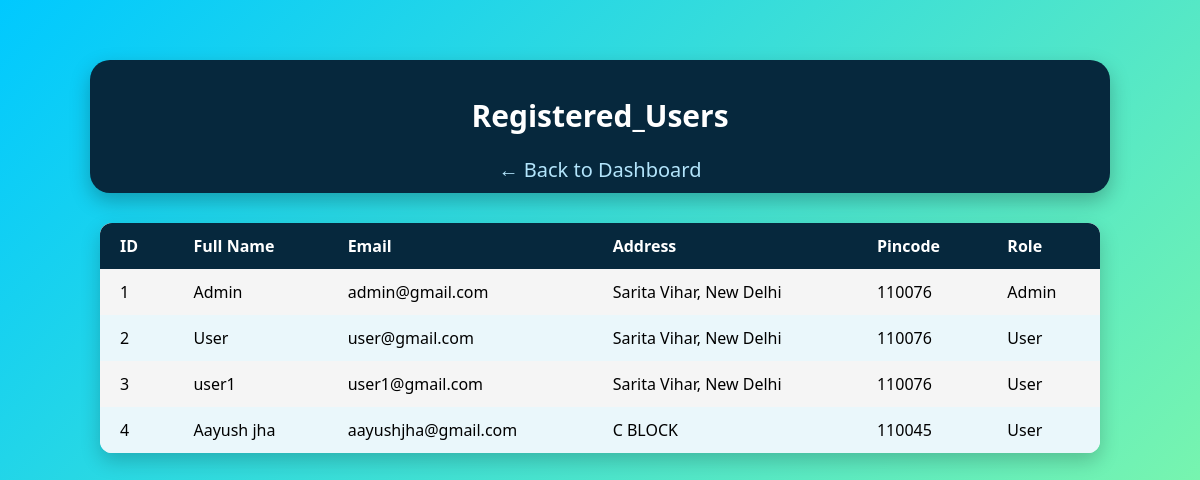
Screenshot of /users with the database file from the repository.
### Models.py (models this page shows)
class user_info(db.Model):
    __tablename__ = 'user_info'
    id = db.Column(db.Integer, primary_key=True)
    email=db.Column(db.String,nullable=False)
    fullname=db.Column(db.String,nullable=False)
    password=db.Column(db.String,nullable=False)
    Address=db.Column(db.String,nullable=False)
    Pincode=db.Column(db.String(6),nullable=False)
    role = db.Column(db.Integer, nullable=False, default=1)
    reservations = db.relationship('reservation', back_populates='user')

### app.py (the view)
@app.route('/users', methods=['GET', 'POST'])
def users():
    all_users = user_info.query.all()
    return render_template('users.html', users=all_users)

### templates/users.html (shortened to what this page needs)
<!DOCTYPE html>
<html lang="en">
<head>
    <link rel="stylesheet" href="/static/css/users.css"/>
</head>
<body>
    <div class="container">
        <div class="nav">
            <h2>Registered_Users</h2>
            <a href="{{ url_for('admin_dashboard') }}">← Back to Dashboard</a>
        </div>
        <table>
        <tr>
            <th>ID</th>
            <th>Full Name</th>
            <th>Email</th>
            <th>Address</th>
            <th>Pincode</th>
            <th>Role</th>
        </tr>
        {% for user in users %}
        <tr>
            <td>{{ user.id }}</td>
            <td>{{ user.fullname }}</td>
            <td>{{ user.email }}</td>
            <td>{{ user.Address }}</td>
            <td>{{ user.Pincode }}</td>
            <td>{{ 'Admin' if user.role == 0 else 'User' }}</td>
        </tr>
        {% endfor %}
        </table>
    </div>
</body>
</html>

### static/css/users.css (style rules this page uses)
body { font-family: 'Segoe UI', sans-serif; background: linear-gradient(135deg, #00c9ff, #92fe9d); margin: 0; padding: 30px; display: flex; justify-content: center; align-items: flex-start; min-height: 100vh; color: #fff; }
.nav { background-color: #06283D; padding: 10px; border-radius: 20px; font-size: 20px; text-align: center; box-shadow: 0 8px 20px rgba(0, 0, 0, 0.25); margin: 30px; width: 95%; max-width: 1000px; }
.container { display: flex; flex-direction: column; align-items: center; width: 100%; }
a { text-decoration: none; color: #b3e5fc; }
table { width: 90%; max-width: 1000px; border-collapse: collapse; background-color: #ffffff; border-radius: 12px; overflow: hidden; box-shadow: 0 8px 20px rgba(0, 0, 0, 0.2); }
th, td { padding: 12px 20px; text-align: left; }
th { background-color: #06283D; color: #ffffff; font-weight: bold; }
tr:nth-child(even) { background-color: #f5f5f5; color: #000; }
tr:nth-child(odd) { background-color: #eaf7fb; color: #000; }
h2 { text-align: center; color: #ffffff; margin-bottom: 20px; }

### rows the page displays
user_info: id "1", fullname "Admin", email "admin@gmail.com", Address "Sarita Vihar, New Delhi", Pincode "110076", role "Admin"
user_info: id "2", fullname "User", email "user@gmail.com", Address "Sarita Vihar, New Delhi", Pincode "110076", role "User"
user_info: id "3", fullname "user1", email "user1@gmail.com", Address "Sarita Vihar, New Delhi", Pincode "110076", role "User"
user_info: id "4", fullname "Aayush jha", email "aayushjha@gmail.com", Address "C BLOCK", Pincode "110045", role "User"
